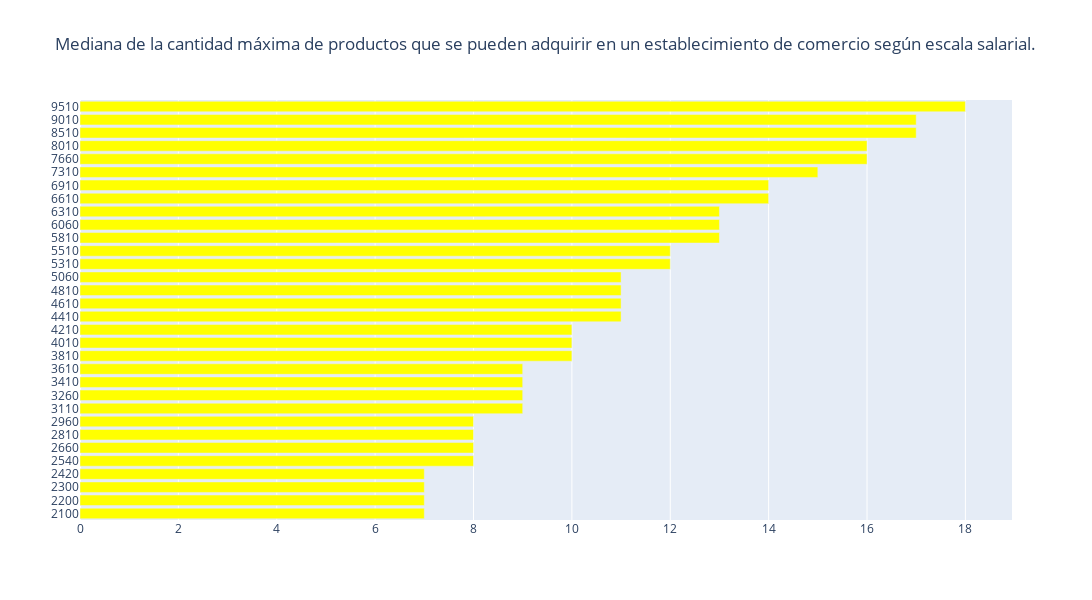

The cell this chart's notebook holds for it:
### Markdown cell above
¿ Se he preguntado cuál es la cantidad máxima de productos que puede adquirir en un establecimiento de comercio de los nuevos actores económicos sea Privado o Estatal? Pues las cifras son tanto impresionanetes como decepcionantes ya que con el salario mínimo de 2100 cup apenas podrá comprar más de 5 productos y hasta más de 15 productos con un salario superior a los 9000 cup dependiendo del lugar en los adquiera. Dando a demostrar la famosa frase: "¡ Hay comida, lo que no hay es dinero !".

### Code cell
code.max_bar()

### Figure 1 — Plotly figure (JSON) as saved in the notebook; plotly's stock layout.template omitted (floating-point values rounded to 4 significant figures)
{"data": [{"marker": {"color": "yellow"}, "orientation": "h", "type": "bar", "x": [7, 7, 7, 7, 8, 8, 8, 8, 9, 9, 9, 9, 10, 10, 10, 11, 11, 11, 11, 12, 12, 13, 13, 13, 14, 14, 15, 16, 16, 17, 17, 18], "y": [0, 1, 2, 3, 4, 5, 6, 7, 8, 9, 10, 11, 12, 13, 14, 15, 16, 17, 18, 19, 20, 21, 22, 23, 24, 25, 26, 27, 28, 29, 30, 31]}], "layout": {"height": 600, "title": {"text": "Mediana de la cantidad máxima de productos que se pueden adquirir en un establecimiento de comercio según escala salarial."}, "width": 1200, "yaxis": {"tickangle": 0, "ticktext": [2100, 2200, 2300, 2420, 2540, 2660, 2810, 2960, 3110, 3260, 3410, 3610, 3810, 4010, 4210, 4410, 4610, 4810, 5060, 5310, 5510, 5810, 6060, 6310, 6610, 6910, 7310, 7660, 8010, 8510, 9010, 9510], "tickvals": [0, 1, 2, 3, 4, 5, 6, 7, 8, 9, 10, 11, 12, 13, 14, 15, 16, 17, 18, 19, 20, 21, 22, 23, 24, 25, 26, 27, 28, 29, 30, 31]}}}
